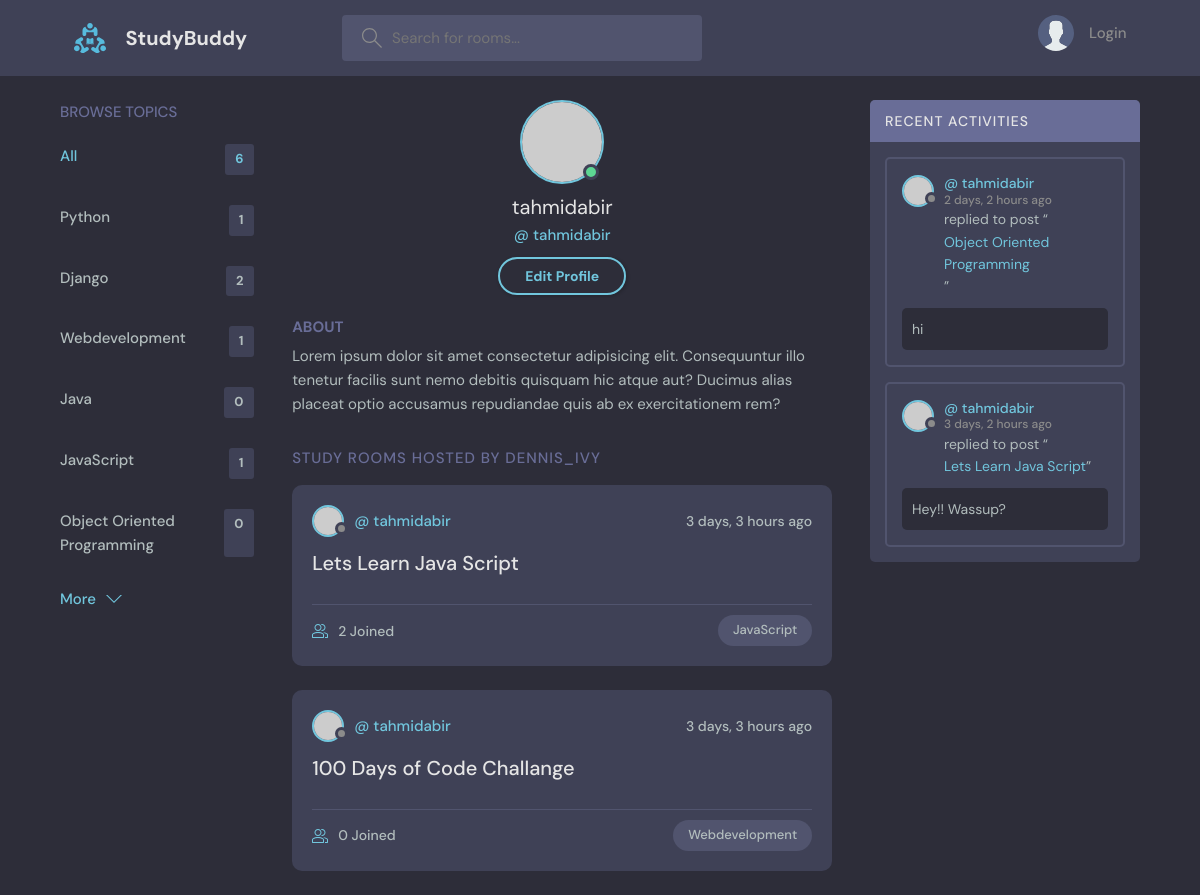
Before: /profile/1/ with the older database file.
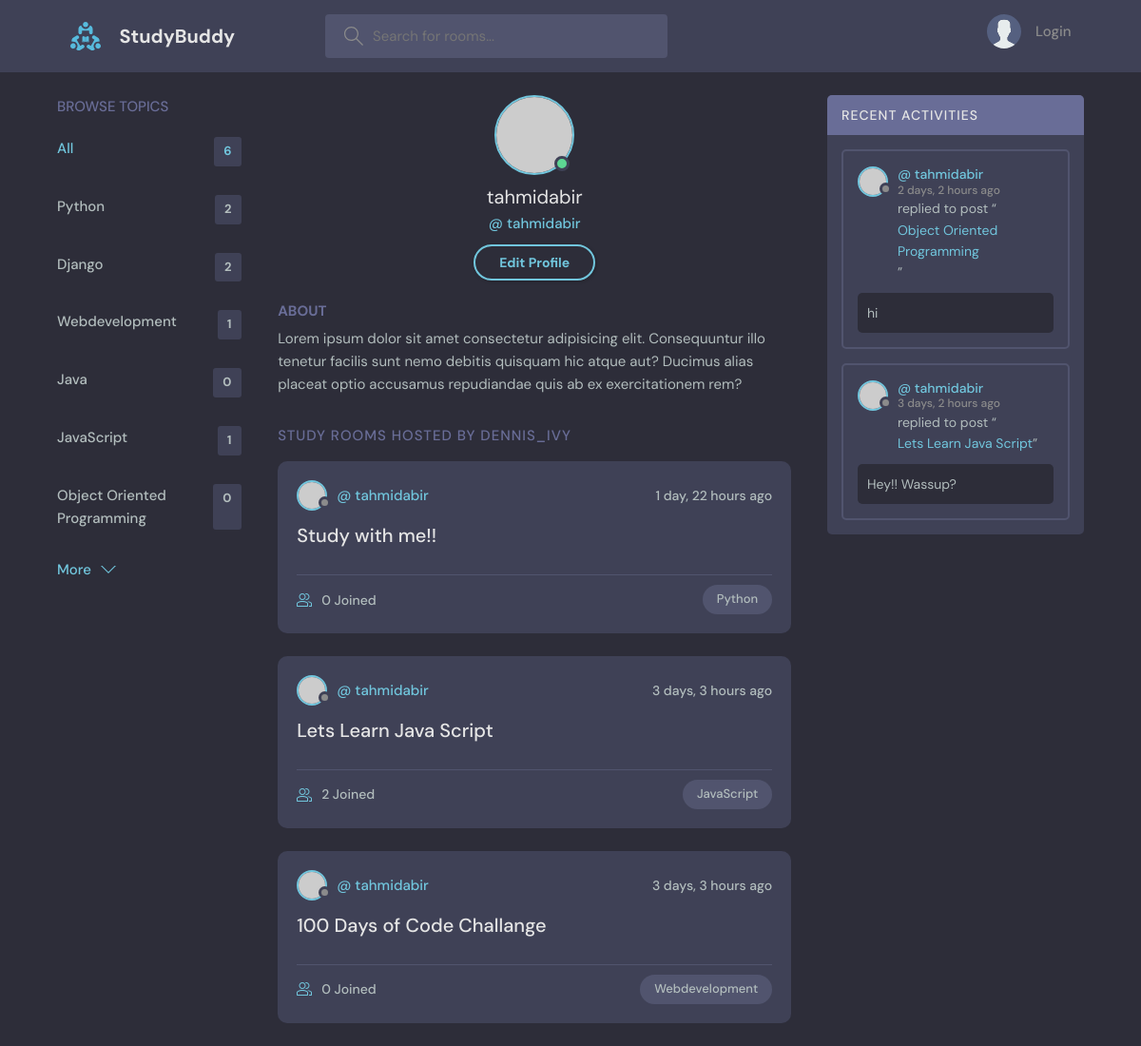
After: the same page with the newer database file.
### base/models.py (models this page shows, shortened)
class Topic(models.Model):
    name = models.CharField(max_length=200)

class Room(models.Model):
    host = models.ForeignKey(User, on_delete=models.SET_NULL,null=True)
    topic = models.ForeignKey(Topic, on_delete=models.SET_NULL,null=True)
    name = models.CharField(max_length=200)
    description = models.TextField(null=True, blank=True)
    participants=models.ManyToManyField(User,related_name='participants',blank=True)
    updated = models.DateTimeField(auto_now=True)  # auto_now updates everytime it got updated
    created = models.DateTimeField(auto_now_add=True)  # auto_mow_add only update once while updating
    class Meta:
        ordering = ['-updated','-created']

class Message(models.Model):
    user = models.ForeignKey(User, on_delete=models.CASCADE)
    room = models.ForeignKey(Room, on_delete=models.CASCADE)
    body = models.TextField()
    updated = models.DateTimeField(auto_now=True)
    created = models.DateTimeField(auto_now_add=True)
    class Meta:
        ordering = ['-updated','-created']

### base/views.py (the view)
# urls.py: path('profile/<str:pk>/', views.userProfile, name='user-profile'),
def userProfile(request,pk):
    user = User.objects.get(id=pk)
    rooms = user.room_set.all()
    room_messages = user.message_set.all()
    topics = Topic.objects.all()
    context = {'user': user,'rooms':rooms, 'room_messages':room_messages,'topics':topics}
    return render(request,'base/profile.html',context)

### base/templates/base/profile.html
{% extends 'main.html' %}
{% block content %}
  <main class="profile-page layout layout--3">
    <div class="container">
           {% include 'base/topics_component.html' %}
      <div class="roomList">
        <div class="profile">
          <div class="profile__avatar">
            <div class="avatar avatar--large active">
              <img src="https://randomuser.me/api/portraits/men/11.jpg" />
            </div>
          </div>
          <div class="profile__info">
            <h3>{{user.username}}</h3>
            <p>@ {{user.username}}</p>
            <a href="edit-user.html" class="btn btn--main btn--pill">Edit Profile</a>
          </div>
          <div class="profile__about">
            <h3>About</h3>
            <p>
              Lorem ipsum dolor sit amet consectetur adipisicing elit. Consequuntur illo tenetur
              facilis sunt nemo debitis quisquam hic atque aut? Ducimus alias placeat optio
              accusamus repudiandae quis ab ex exercitationem rem?
            </p>
          </div>
        </div>
        <div class="roomList__header">
          <div>
            <h2>Study Rooms Hosted by dennis_ivy</a>
            </h2>
          </div>
        </div>
           {% include 'base/feed_component.html' %}
      </div>
        {% include 'base/activity_component.html' %}
    </div>
  </main>
{%endblock content%}

### base/templates/base/topics_component.html
 <div class="topics">
          <div class="topics__header">
            <h2>Browse Topics</h2>
          </div>
          <ul class="topics__list">
            <li>
              <a href="{%url 'home' %}" class="active">All <span>{{topics.count}}</span></a>
            </li>
              {% for topic in topics %}
            <li>
              <a href="{% url 'home'%}?q={{topic.name}}">{{topic.name}} <span>{{topic.room_set.all.count}}</span></a>
            </li>
                 {% endfor %}
          </ul>
          <a class="btn btn--link" href="topics.html">
            More
            <svg version="1.1" xmlns="http://www.w3.org/2000/svg" width="32" height="32" viewBox="0 0 32 32">
              <title>chevron-down</title>
              <path d="M16 21l-13-13h-3l16 16 16-16h-3l-13 13z"></path>
            </svg>
          </a>
        </div>

### base/templates/base/feed_component.html (shortened to what this page needs)
    {% for room in rooms%}
     <div class="roomListRoom">
                <div class="roomListRoom__header">
                  <a href="{% url 'user-profile' room.host.id %}" class="roomListRoom__author">
                    <div class="avatar avatar--small">
                      <img src="https://randomuser.me/api/portraits/women/11.jpg" />
                    </div>
                    <span>@ {{room.host.username}}</span>
                  </a>
                  <div class="roomListRoom__actions">
                    <span>{{room.created|timesince}} ago </span>
                  </div>
                </div>
                <div class="roomListRoom__content">
                  <a href="{%url 'room' room.id %}">{{room.name}}</a>
                </div>
                <div class="roomListRoom__meta">
                  <a href="{%url 'room' room.id %}" class="roomListRoom__joined">
                    {{room.participants.all.count}} Joined
                  </a>
                  <p class="roomListRoom__topic">{{room.topic.name}}</p>
                </div>
              </div>
    {% endfor %}

### base/templates/base/activity_component.html (shortened to what this page needs)
        <div class="activities">
          <div class="activities__header">
            <h2>Recent Activities</h2>
          </div>
            {% for message in room_messages %}
          <div class="activities__box">
            <div class="activities__boxHeader roomListRoom__header">
              <a href="{% url 'user-profile' message.user.id %}" class="roomListRoom__author">
                <div class="avatar avatar--small">
                  <img src="https://randomuser.me/api/portraits/women/11.jpg" />
                </div>
                <p>
                  @ {{message.user}}
                  <span>{{message.created| timesince}} ago</span>
                </p>
              </a>
            </div>
            <div class="activities__boxContent">
              <p>replied to post “<a href="{%url 'room' message.room.id %}">{{message.room.name}}</a>”</p>
              <div class="activities__boxRoomContent">
                {{message.body}}
              </div>
            </div>
          </div>
            {% endfor%}
        </div>

Changed rows visible on the page:
computed for Topic "Python": room_set.all.count "1" → "2"
added Room: host.username "tahmidabir", created "1 day, 22 hours", name "Study with me!!", participants.all.count "0", topic.name "Python"
